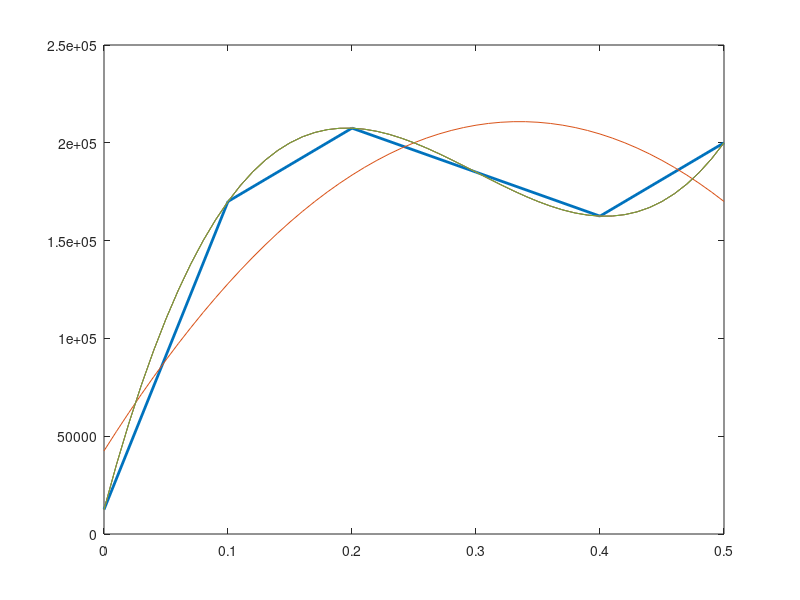

Recreate this plot in MATLAB.
clear all;

x = [0,     0.1,    0.2,    0.3,    0.4,    0.5];
F = [12500, 170000, 207500, 185000, 162500, 200000];
m = 1687.5;

Y = F';

phi0 = [x.^0]';
phi1 = [x.^1]';
phi2 = [x.^2]';
phi3 = [x.^3]';
phi4 = [x.^4]';
phi5 = [x.^5]';



P3 = [phi0, phi1, phi2];
P4 = [phi0, phi1, phi2, phi3];
P5 = [phi0, phi1, phi2, phi3, phi4];
P6 = [phi0, phi1, phi2, phi3, phi4, phi5];

A3 = pinv(P3) * Y;
A4 = pinv(P4) * Y;
A5 = pinv(P5) * Y;
A6 = pinv(P6) * Y;

xx = [0: 0.01: 0.5];

g3  = A3(1) + A3(2).*x  + A3(3).*x.^2;
gg3 = A3(1) + A3(2).*xx + A3(3).*xx.^2;
g4  = A4(1) + A4(2).*x  + A4(3).*x.^2  + A4(4).*x.^3;
gg4 = A4(1) + A4(2).*xx + A4(3).*xx.^2 + A4(4).*xx.^3;
g5  = A5(1) + A5(2).*x  + A5(3).*x.^2  + A5(4).*x.^3  + A5(5).*x.^4;
gg5 = A5(1) + A5(2).*xx + A5(3).*xx.^2 + A5(4).*xx.^3 + A5(5).*xx.^4;
g6  = A6(1) + A6(2).*x  + A6(3).*x.^2  + A6(4).*x.^3  + A6(5).*x.^4  + A6(6).*x.^5;
gg6 = A6(1) + A6(2).*xx + A6(3).*xx.^2 + A6(4).*xx.^3 + A6(5).*xx.^4 + A6(6).*xx.^5;

plot(x, F, 'LineWidth', 2);
hold on;
plot(xx, gg3);
plot(xx, gg4);
plot(xx, gg5);
plot(xx, gg6);

gamma = sum(F) / length(F)
rden  = sum((F - gamma).^2)

E3   = sum((g3 - F).^2);
rms3 = sqrt(E3 / length(g3))
r3   = sum((g3 - gamma).^2) / rden

E4   = sum((g4 - F).^2);
rms4 = sqrt(E4 / length(g4))
r4   = sum((g4 - gamma).^2) / rden

E5   = sum((g5 - F).^2);
rms5 = sqrt(E5 / length(g5))
r5   = sum((g5 - gamma).^2) / rden

E6   = sum((g6 - F).^2);
rms6 = sqrt(E6 / length(g6))
r6   = sum((g6 - gamma).^2) / rden
